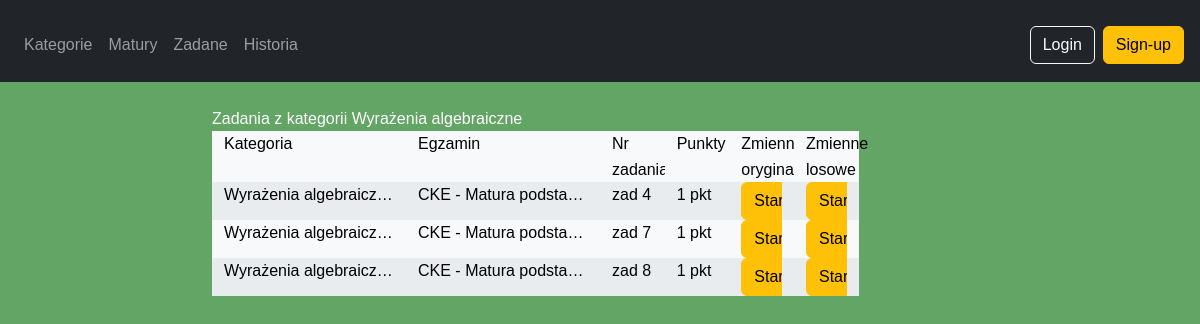
/matematyka/category/2/tasks/, run on the app's committed database.
### matematyka/models.py (models this page shows, shortened)
class Category(models.Model):
    name = models.CharField(max_length=100, unique=True)

class Task(models.Model):
    content = models.TextField()
    points = models.IntegerField(null=True, blank=True)
    category = models.ManyToManyField(Category, related_name='tasks')
    task_group = models.ForeignKey(TaskGroup, on_delete=models.SET_NULL,blank=True,null=True, related_name='tasks')
    task_level = models.ForeignKey(TaskLevel, on_delete=models.SET_NULL,blank=True,null=True, related_name='tasks')
    exam_date = models.DateField(null=True, blank=True)
    source = models.ForeignKey(Source, on_delete=models.SET_NULL, null=True, blank=True, related_name='tasks')
    hint = models.TextField(null=True, blank=True)
    sub_number = models.CharField(max_length=10, null=True, blank=True)
    task_type = models.ForeignKey(TaskType, on_delete=models.SET_NULL, null=True, blank=True, related_name='tasks')

class Source(models.Model):
    name = models.CharField(max_length=100, unique=True)
    def __str__(self):
        return self.name

class TaskLevel(models.Model):
    exam_level = models.CharField(max_length=100, null=True, blank=True)
    school_level = models.CharField(max_length=100, null=True, blank=True)
    class_number = models.IntegerField(null=True, blank=True)
    class Meta:
        unique_together = (('exam_level', 'school_level', 'class_number'),)

### matematyka/views.py (the view)
# urls.py: path('category/<int:pk>/tasks/', views.CategoryTasksView.as_view(), name='category_tasks'),
class CategoryTasksView(generic.DetailView):
    model = Category
    template_name = 'matematyka/category_tasks.html'
    context_object_name = 'category'
    def get(self, request, *args, **kwargs):
        self.object = self.get_object()
        request.session['origin'] = {
            'type': 'category',
            'id': self.object.id
        }
        context = self.get_context_data(object=self.object)
        return self.render_to_response(context)
    def get_context_data(self, **kwargs):
        context = super().get_context_data(**kwargs)
        category_tasks = self.object.tasks.prefetch_related('category').all()
        issues = Issue.objects.filter(task__category=self.object)
        user = self.request.user if self.request.user.is_authenticated else None
        user_answers = UserAnswer.objects.filter(
            issue__in=issues,
            user=user
        ).select_related('issue', 'issue__task').prefetch_related('answer_options').distinct()
        assigned_tasks = AssignedTask.objects.filter(
            user=user, task__in=category_tasks
            ).prefetch_related(Prefetch(
                'task__issues__user_answers',
                 queryset=UserAnswer.objects.filter(
                     user = user,
                     ).select_related('issue__task', 'user').prefetch_related('answer_options')))
        assigned_by_task = {at.task_id: at for at in assigned_tasks}
        total_attempts_original = defaultdict(int)
        correct_attempts_original = defaultdict(int)
        total_attempts_random = defaultdict(int)
        correct_attempts_random = defaultdict(int)
        for ua in user_answers:
            answer_option = ua.answer_options.first()
            if answer_option:
                if ua.issue.variable_is_random:
                    total_attempts_random[ua.issue.task_id] += 1
                    if answer_option.is_correct:
                        correct_attempts_random[ua.issue.task_id] += 1
                else:
                    total_attempts_original[ua.issue.task_id] += 1
                    if answer_option.is_correct:
                        correct_attempts_original[ua.issue.task_id] += 1
        tasks = []
        for task in category_tasks:
            tasks.append({
                'task': task,
                'category': self.object,
                'total_attempts_original': total_attempts_original[task.id],
                'correct_attempts_original': correct_attempts_original[task.id],
                'total_attempts_random': total_attempts_random[task.id],
                'correct_attempts_random': correct_attempts_random[task.id],
            })
            assigned = assigned_by_task.get(task.id)
            if assigned:
                tasks[-1]['is_assigned'] = True
                is_completed = assigned.completion_date
                tasks[-1]['is_completed'] = is_completed
                tasks[-1]['deadline'] = assigned.deadline if not is_completed else None
                overdue = assigned.deadline < timezone.now() if assigned.deadline else False
                tasks[-1]['overdue'] = overdue
            else:
                tasks[-1]['is_assigned'] = False
                tasks[-1]['is_completed'] = False
                tasks[-1]['deadline'] = None
                tasks[-1]['overdue'] = False
        context['tasks'] = tasks
        context['view_type'] = 'category'
        return context

### matematyka/templates/matematyka/category_tasks.html (shortened to what this page needs)
{% extends 'base.html' %}
{% block content %}
{% block title %}
{% if view_type == 'category' %}
Zadania z kategorii {{ category.name }}
{% elif view_type == 'exam' %}
Zadania z egzaminu {{ exam_level }}, {{ exam_date }} ({{ source }} )
{% endif %}
{% endblock %}
<div class="container custom-grid text-black">
    <div class="row">
        <div class="col-lg-3">Kategoria</div>
        <div class="col-lg-3">Egzamin</div>
        <div class="col-lg-1">Nr zadania</div>
        <div class="col-lg-1">Punkty</div>
        <div class="col-lg-1">Zmienne oryginalne</div>
        <div class="col-lg-1">Zmienne losowe</div>
    </div>
    {% for task in tasks %}
    <div class="row">
        <div class="col-lg-3">
            <div class="list-group-item list-group-item-action short-content text-black">
                {% for cat in task.task.category.all %}
                {{ cat.name }},
                {% endfor %}
            </div>
        </div>
        <div class="col-lg-3">
            <div class="list-group-item list-group-item-action short-content text-black">
                {{ task.task.source }} - {{ task.task.task_level.exam_level }}, {{ task.task.exam_date }}
            </div>
        </div>
        <div class="col-lg-1">
            <div class="list-group-item list-group-item-action short-content text-black">
                zad {{ task.task.sub_number }}
            </div>
        </div>
        <div class="col-lg-1">
            <div class="list-group-item list-group-item-action short-content text-black">
                {{ task.task.points }} pkt
            </div>
        </div>
        <div class="col-lg-1">
            <div class="list-group-item list-group-item-action short-content text-black">
                <a href="{% url 'start_issue' task.task.id %}" class="btn btn-warning">
                    {% if user.is_authenticated %}
                    {{ task.total_attempts_original }} / {{ task.correct_attempts_original }}
                    {% else %}
                    Start
                    {% endif %}
                </a>
            </div>
        </div>
        <div class="col-lg-1">
            <div class="list-group-item list-group-item-action short-content text-black">
                <a href="{% url 'start_issue' task.task.id %}?random=true" class="btn btn-warning">
                    {% if user.is_authenticated %}
                    {{ task.total_attempts_random }} / {{ task.correct_attempts_random }}
                    {% else %}
                    Start
                    {% endif %}
                </a>
            </div>
        </div>
    </div>
    {% endfor %}
</div>
{% endblock %}

### matematyka/static/matematyka/css/style.css (style rules this page uses)
* { margin: 0; padding: 0; box-sizing: border-box; }
html, body { background-color: rgb(98, 165, 100); color: white; font-family: Arial, Helvetica, sans-serif; line-height: 1.6; }
a { color: white; text-decoration: none; }
.short-content { white-space: nowrap; overflow: hidden; text-overflow: ellipsis; }
.custom-grid .row:nth-child(odd)>[class^="col-"] { background-color: #f8f9fa; }
.custom-grid .row:nth-child(even)>[class^="col-"] { background-color: #e9ecef; }

### data on the page
Category: name "Wyrażenia algebraiczne", name "Wyrażenia algebraicz…"
Task: task.source "CKE", task.task_level.exam_level "Matura podsta…", task.sub_number "4", task.points "1"
Task: task.source "CKE", task.task_level.exam_level "Matura podsta…", task.sub_number "7", task.points "1"
Task: task.source "CKE", task.task_level.exam_level "Matura podsta…", task.sub_number "8", task.points "1"
